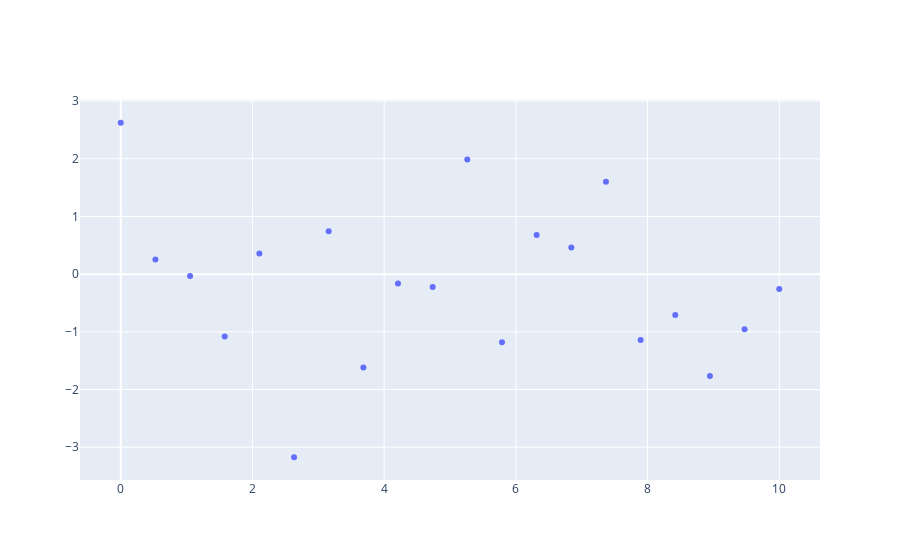

Notebook cell for this chart:
### Markdown cell above
Explaining data object

### Code cell
# Create some noisy data
np.random.seed(1)
N = 20
x = np.linspace(0, 10, N)
y1 = np.random.randn(N) + np.cos(x)

#  Create the data object
trace1 = go.Scatter(x = x, y=y1,
                    mode = 'markers',
                    name = 'trace1')

# Create the figure object
fig = go.Figure(data=trace1)
fig.show()

### Figure 1 — Plotly figure (JSON) as saved in the notebook; plotly's stock layout.template omitted (floating-point values rounded to 4 significant figures)
{"data": [{"mode": "markers", "name": "trace1", "type": "scatter", "x": [0, 0.5263, 1.053, 1.579, 2.105, 2.632, 3.158, 3.684, 4.211, 4.737, 5.263, 5.789, 6.316, 6.842, 7.368, 7.895, 8.421, 8.947, 9.474, 10], "y": [2.624, 0.2529, -0.03289, -1.081, 0.356, -3.174, 0.7449, -1.618, -0.162, -0.2249, 1.985, -1.18, 0.6771, 0.4638, 1.6, -1.141, -0.7096, -1.766, -0.9566, -0.2563]}], "layout": {"autosize": true, "xaxis": {"autorange": true, "range": [-0.6006, 10.6], "type": "linear"}, "yaxis": {"autorange": true, "range": [-3.599, 3.049], "type": "linear"}}}
